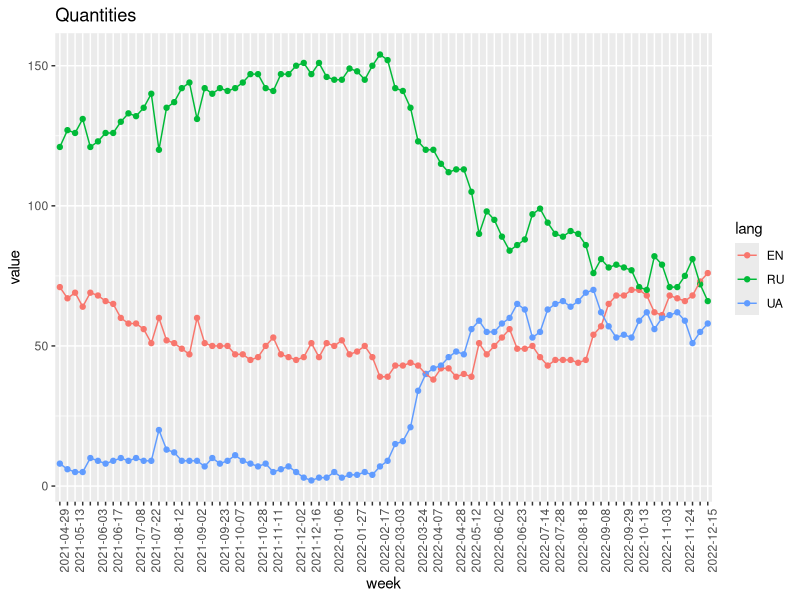
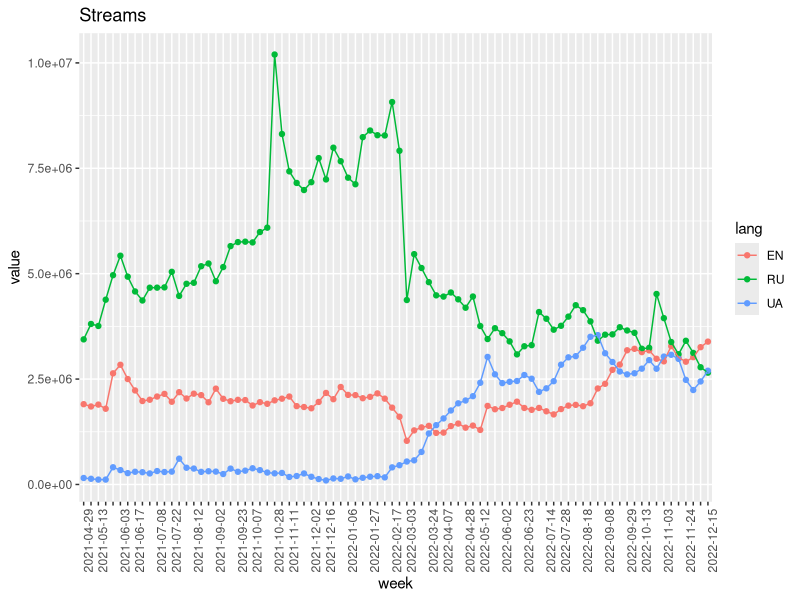

Recreate these plots in R, in order.
## ---- chunk 1
weekly_by_streams = read.csv("joined_by_streams/joined_by_streams.csv")
head(weekly_by_streams)
## ---- chunk 2
weekly_by_quantity = read.csv("joined_by_quantity/joined_by_quantity.csv")
head(weekly_by_quantity)
## ---- chunk 3
library(ggplot2)
library(reshape2)

plot_lang <- function(df, title){
  df <- df[, -1]
  df <- melt(df , id.vars = 'week', variable.name = 'lang')
  ggplot(df, aes(week, value, group=lang)) + 
  scale_x_discrete(guide = guide_axis(check.overlap=TRUE))+
  theme(axis.text.x = element_text(angle = 90)) + 
  geom_point(aes(colour = lang)) + geom_line(aes(colour=lang)) + 
    labs(title = title)
}
## ---- chunk 4
plot_lang(weekly_by_quantity, "Quantities")
## ---- chunk 5
plot_lang(weekly_by_streams, "Streams")
